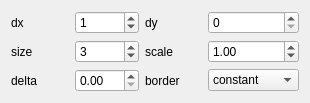
<?xml version="1.0" encoding="UTF-8"?>
<ui version="4.0">
 <class>DialogSobel</class>
 <widget class="QDialog" name="DialogSobel">
  <property name="geometry">
   <rect>
    <x>0</x>
    <y>0</y>
    <width>310</width>
    <height>101</height>
   </rect>
  </property>
  <property name="windowTitle">
   <string>Dialog</string>
  </property>
  <layout class="QGridLayout" name="gridLayout_2">
   <item row="0" column="0">
    <layout class="QGridLayout" name="gridLayout" columnstretch="1,1,1,1">
     <item row="0" column="3">
      <widget class="QSpinBox" name="spinBoxDy">
       <property name="sizePolicy">
        <sizepolicy hsizetype="Preferred" vsizetype="Preferred">
         <horstretch>0</horstretch>
         <verstretch>0</verstretch>
        </sizepolicy>
       </property>
       <property name="minimum">
        <number>0</number>
       </property>
       <property name="maximum">
        <number>6</number>
       </property>
      </widget>
     </item>
     <item row="1" column="0">
      <widget class="QLabel" name="label_3">
       <property name="text">
        <string>size</string>
       </property>
      </widget>
     </item>
     <item row="0" column="1">
      <widget class="QSpinBox" name="spinBoxDx">
       <property name="sizePolicy">
        <sizepolicy hsizetype="Preferred" vsizetype="Preferred">
         <horstretch>0</horstretch>
         <verstretch>0</verstretch>
        </sizepolicy>
       </property>
       <property name="minimum">
        <number>0</number>
       </property>
       <property name="maximum">
        <number>6</number>
       </property>
       <property name="value">
        <number>1</number>
       </property>
      </widget>
     </item>
     <item row="0" column="0">
      <widget class="QLabel" name="label">
       <property name="text">
        <string>dx</string>
       </property>
      </widget>
     </item>
     <item row="0" column="2">
      <widget class="QLabel" name="label_2">
       <property name="text">
        <string>dy</string>
       </property>
      </widget>
     </item>
     <item row="1" column="1">
      <widget class="QSpinBox" name="spinBoxSize">
       <property name="minimum">
        <number>1</number>
       </property>
       <property name="maximum">
        <number>7</number>
       </property>
       <property name="singleStep">
        <number>2</number>
       </property>
       <property name="value">
        <number>3</number>
       </property>
      </widget>
     </item>
     <item row="2" column="0">
      <widget class="QLabel" name="label_4">
       <property name="text">
        <string>delta</string>
       </property>
      </widget>
     </item>
     <item row="2" column="1">
      <widget class="QDoubleSpinBox" name="dSpinBoxDelta">
       <property name="maximum">
        <double>128.000000000000000</double>
       </property>
       <property name="singleStep">
        <double>0.100000000000000</double>
       </property>
      </widget>
     </item>
     <item row="1" column="2">
      <widget class="QLabel" name="label_6">
       <property name="text">
        <string>scale</string>
       </property>
      </widget>
     </item>
     <item row="1" column="3">
      <widget class="QDoubleSpinBox" name="dSpinboxScale">
       <property name="minimum">
        <double>0.010000000000000</double>
       </property>
       <property name="maximum">
        <double>1000000000.000000000000000</double>
       </property>
       <property name="value">
        <double>1.000000000000000</double>
       </property>
      </widget>
     </item>
     <item row="2" column="2">
      <widget class="QLabel" name="label_5">
       <property name="text">
        <string>border</string>
       </property>
      </widget>
     </item>
     <item row="2" column="3">
      <widget class="QComboBox" name="comboBox">
       <item>
        <property name="text">
         <string>constant</string>
        </property>
       </item>
       <item>
        <property name="text">
         <string>replicate</string>
        </property>
       </item>
       <item>
        <property name="text">
         <string>reflect</string>
        </property>
       </item>
       <item>
        <property name="text">
         <string>reflect_101</string>
        </property>
       </item>
      </widget>
     </item>
    </layout>
   </item>
  </layout>
 </widget>
 <resources/>
 <connections/>
</ui>
